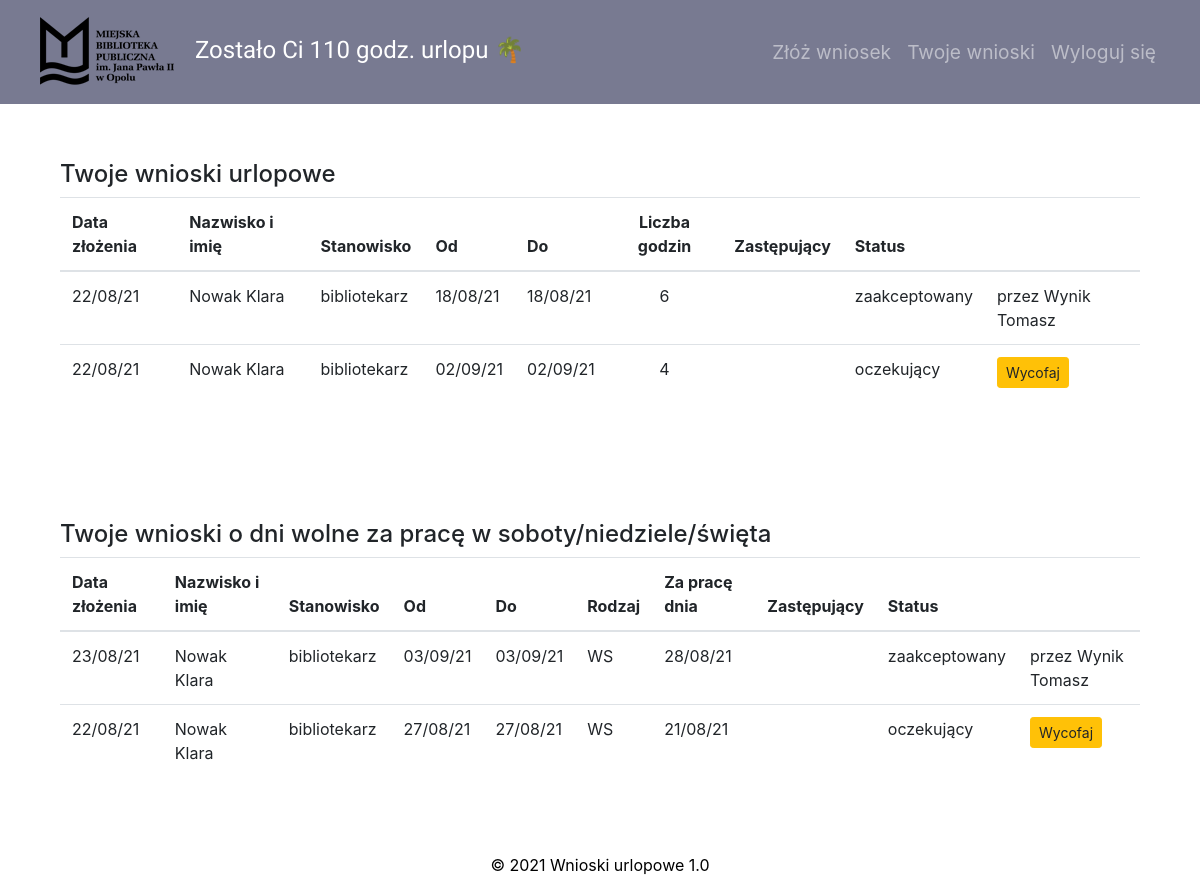
/my_requests (signed in), run on an earlier commit of the app's database.
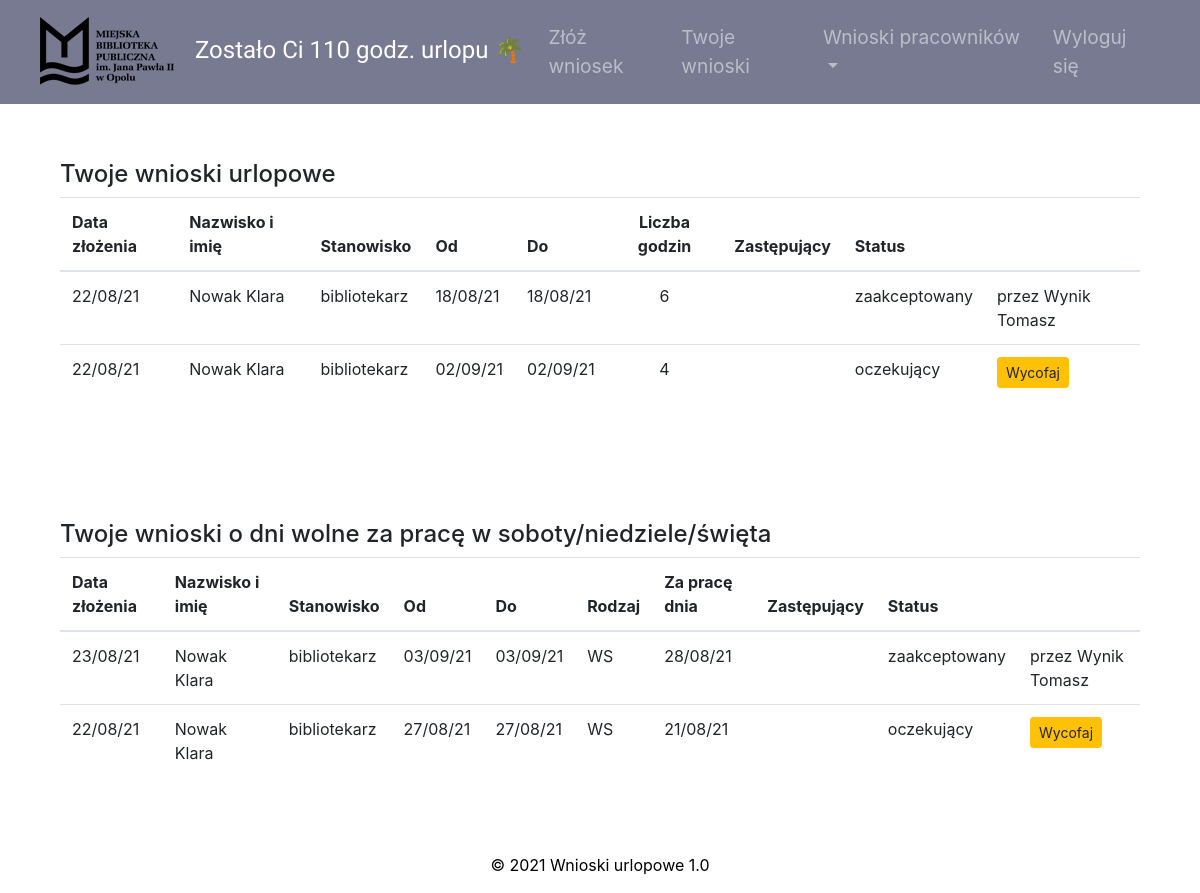
And on a later commit of the database.
### main.py (the view)
@app.route("/my_requests")
@login_required
def my_requests():
    user_requests_holiday = db.session.query(Request).filter(Request.author_id == current_user.id).filter(
        Request.type == "W").order_by(desc(Request.send_date)).all()
    user_requests_others = db.session.query(Request).filter(
        (Request.type == 'WS') | (Request.type == 'WN') | (Request.type == "DW")).filter(
        Request.author_id == current_user.id).order_by(desc(Request.send_date)).all()
    return render_template("my_requests.html", user_requests_holiday=user_requests_holiday,
                           user_requests_others=user_requests_others)

### main.py (called while the page is built)
@login_manager.user_loader
def load_user(employee_id):
    return Employee.query.get(int(employee_id))

### templates/my_requests.html
{% include 'header.html' %}
<section class="page-section">
        <div class=" wnioski">
        <h4>Twoje wnioski urlopowe</h4>
        <table class="table js-serial table-responsive">
            <thead>
            <tr>
                <th scope="col">Data złożenia</th>
                <th scope="col">Nazwisko i imię</th>
                <th scope="col">Stanowisko</th>
                <th scope="col">Od</th>
                <th scope="col">Do</th>
                <th scope="col" class="text-center">Liczba {% if current_user.work_time<1 %}godzin {%else%}dni {%endif%}</th>
                <th scope="col">Zastępujący</th>
                <th scope="col">Status</th>
                <th scope="col"></th>
            </tr>
            </thead>
            <tbody>
             {% for request in user_requests_holiday %}
            <tr>
                <td>{{request.send_date}}</td>
                <td>{{request.author.name}}</td>
                <td>{{request.author.position}}</td>
                <td>{{request.start_date}}</td>
                <td>{{request.end_date}}</td>
                <td class="text-center">{{ request.days}}</td>
                <td>{{request.substitute}}</td>
                <td>{{request.status}}</td>
                 {% if request.status=="oczekujący" %}
                <td>
                    <div class="btn-group btn-group-sm">
                        <a href="{{url_for('withdraw_request', request_id=request.id)}}" role="button" class="btn btn-warning">Wycofaj</a>
                    </div>
                </td>
                {%else%}
                 <td>przez {{request.signed_by}}</td>
                {% endif %}
            </tr>
            {% endfor %}
            </tbody>
        </table>
    </div>
    </section>
<section class="page-section">
    <div class="wnioski">
        <h4 class="mt-4">Twoje wnioski o dni wolne za pracę w soboty/niedziele/święta</h4>
        <table class="table js-serial table-responsive">
            <thead>
            <tr>
                <th scope="col">Data złożenia</th>
                <th scope="col">Nazwisko i imię</th>
                <th scope="col">Stanowisko</th>
                <th scope="col">Od</th>
                <th scope="col">Do</th>
                <th scope="col">Rodzaj</th>
                <th scope="col">Za pracę dnia</th>
                <th scope="col">Zastępujący</th>
                <th scope="col">Status</th>
                <th scope="col"></th>
            </tr>
            </thead>
            <tbody>
            {% for request in user_requests_others %}
            <tr>
                <td>{{request.send_date}}</td>
                <td>{{request.author.name}}</td>
                <td>{{request.author.position}}</td>
                <td>{{request.start_date}}</td>
                <td>{{request.end_date}}</td>
                <td>{{request.type}}</td>
                <td>{{request.work_date}}</td>
                <td>{{request.substitute}}</td>
                <td>{{request.status}}</td>
                {% if request.status=="oczekujący" %}
                <td>
                    <div class="btn-group btn-group-sm">
                        <a href="{{url_for('withdraw_request', request_id=request.id)}}" role="button" class="btn btn-warning">Wycofaj</a>
                    </div>
                </td>
                {%else%}
                 <td>przez {{request.signed_by}}</td>
                {% endif %}
            </tr>
            {%endfor%}
            </tbody>
        </table>
    </div>
</section>
{% include 'footer.html' %}

### templates/header.html (shortened to what this page needs)
<!DOCTYPE html>
<html lang="en">
<head>
</head>
<body>
<!DOCTYPE html>
<html lang="en">
<head>
    <link rel="stylesheet" href="https://maxcdn.bootstrapcdn.com/bootstrap/4.0.0/css/bootstrap.min.css"
>
    <link rel="stylesheet"
          href="https://cdnjs.cloudflare.com/ajax/libs/bootstrap-datepicker/1.9.0/css/bootstrap-datepicker.min.css"/>
    <link href="{{ url_for('static', filename='styles2.css') }}" rel="stylesheet">
</head>
<body>
<section id="body">
    <div class="container-fluid">
    <nav class="navbar fixed-top navbar-expand-lg navbar-dark">
        <a href="{{url_for('main')}}" class="navbar-brand ml-1" id="nav_urlop"><img src="/static/mbp_logo.png" class="d-inline-block align-center"  style="padding-right: 15px;">{%if current_user.is_authenticated%} Zostało Ci {{current_user.days_off}} {% if current_user.work_time<1 %}godz. {%else%} dni  {%endif%}urlopu 🌴 {%endif%}
            </a>
        <div class="collapse navbar-collapse" id="navbarSupportedContent">
        <ul class="navbar-nav ml-auto">
            {% if current_user.position != "dyrektor"%}
                 <li class="nav-item">
                <a class="nav-link " href="{{url_for('main')}}">Złóż wniosek</a>
            </li>
            <li class="nav-item">
                <a class="nav-link " href="{{url_for('my_requests')}}">Twoje wnioski</a>
            </li>
            {% endif %}
            {% if current_user.is_manager == "TAK" %}
              <li class="nav-item dropdown">
      <a class="nav-link dropdown-toggle" href="{{url_for('employees_requests')}}" id="navbardrop" data-toggle="dropdown">
        Wnioski pracowników
      </a>
    </li>
{% endif %}
            <li class="nav-item">
                <a class="nav-link " href="{{url_for('logout')}}">Wyloguj się</a>
            </li>
        </ul>
        </div>
    </nav>
        </div>
</section>

What changed in the data, as far as the page shows it:
changed Employee: is_manager "NIE" → "TAK" (drawn)
Also different on the page:
text now shown: "Wnioski pracowników"
